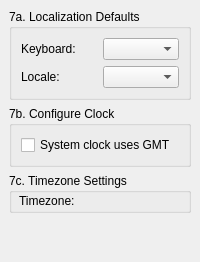
     <widget class="QWidget" name="Step_7">
      <layout class="QGridLayout">
       <property name="margin">
        <number>9</number>
       </property>
       <property name="spacing">
        <number>6</number>
       </property>
       <item row="1" column="0">
        <widget class="QGroupBox" name="setClockBox">
         <property name="sizePolicy">
          <sizepolicy hsizetype="MinimumExpanding" vsizetype="Minimum">
           <horstretch>0</horstretch>
           <verstretch>0</verstretch>
          </sizepolicy>
         </property>
         <property name="title">
          <string>7b. Configure Clock</string>
         </property>
         <property name="flat">
          <bool>false</bool>
         </property>
         <layout class="QGridLayout">
          <property name="margin">
           <number>9</number>
          </property>
          <property name="spacing">
           <number>6</number>
          </property>
          <item row="0" column="0" colspan="2">
           <widget class="QCheckBox" name="gmtCheckBox">
            <property name="text">
             <string>System clock uses GMT</string>
            </property>
           </widget>
          </item>
         </layout>
        </widget>
       </item>
       <item row="3" column="0">
        <spacer>
         <property name="orientation">
          <enum>Qt::Vertical</enum>
         </property>
         <property name="sizeHint" stdset="0">
          <size>
           <width>20</width>
           <height>40</height>
          </size>
         </property>
        </spacer>
       </item>
       <item row="0" column="0">
        <widget class="QGroupBox" name="localeBox">
         <property name="sizePolicy">
          <sizepolicy hsizetype="MinimumExpanding" vsizetype="Minimum">
           <horstretch>0</horstretch>
           <verstretch>0</verstretch>
          </sizepolicy>
         </property>
         <property name="title">
          <string>7a. Localization Defaults</string>
         </property>
         <layout class="QGridLayout">
          <property name="margin">
           <number>9</number>
          </property>
          <property name="spacing">
           <number>6</number>
          </property>
          <item row="1" column="0">
           <widget class="QLabel" name="localeLabel">
            <property name="sizePolicy">
             <sizepolicy hsizetype="MinimumExpanding" vsizetype="Minimum">
              <horstretch>0</horstretch>
              <verstretch>0</verstretch>
             </sizepolicy>
            </property>
            <property name="font">
             <font/>
            </property>
            <property name="text">
             <string>Locale:</string>
            </property>
            <property name="wordWrap">
             <bool>false</bool>
            </property>
           </widget>
          </item>
          <item row="1" column="1">
           <widget class="QComboBox" name="localeCombo">
            <property name="sizePolicy">
             <sizepolicy hsizetype="MinimumExpanding" vsizetype="Minimum">
              <horstretch>0</horstretch>
              <verstretch>0</verstretch>
             </sizepolicy>
            </property>
           </widget>
          </item>
          <item row="0" column="1">
           <widget class="QComboBox" name="keyboardCombo">
            <property name="sizePolicy">
             <sizepolicy hsizetype="MinimumExpanding" vsizetype="Minimum">
              <horstretch>0</horstretch>
              <verstretch>0</verstretch>
             </sizepolicy>
            </property>
           </widget>
          </item>
          <item row="0" column="0">
           <widget class="QLabel" name="keyboardLabel">
            <property name="sizePolicy">
             <sizepolicy hsizetype="MinimumExpanding" vsizetype="Minimum">
              <horstretch>0</horstretch>
              <verstretch>0</verstretch>
             </sizepolicy>
            </property>
            <property name="font">
             <font/>
            </property>
            <property name="text">
             <string>Keyboard:</string>
            </property>
            <property name="wordWrap">
             <bool>false</bool>
            </property>
           </widget>
          </item>
         </layout>
        </widget>
       </item>
       <item row="2" column="0">
        <widget class="QGroupBox" name="tzBox">
         <property name="sizePolicy">
          <sizepolicy hsizetype="MinimumExpanding" vsizetype="Minimum">
           <horstretch>0</horstretch>
           <verstretch>0</verstretch>
          </sizepolicy>
         </property>
         <property name="minimumSize">
          <size>
           <width>0</width>
           <height>40</height>
          </size>
         </property>
         <property name="title">
          <string>7c. Timezone Settings</string>
         </property>
         <widget class="QLabel" name="tzLabel">
          <property name="geometry">
           <rect>
            <x>10</x>
            <y>20</y>
            <width>193</width>
            <height>15</height>
           </rect>
          </property>
          <property name="text">
           <string>Timezone:</string>
          </property>
         </widget>
         <widget class="QComboBox" name="timezoneCombo">
          <property name="geometry">
           <rect>
            <x>210</x>
            <y>10</y>
            <width>193</width>
            <height>23</height>
           </rect>
          </property>
         </widget>
        </widget>
       </item>
      </layout>
     </widget>
